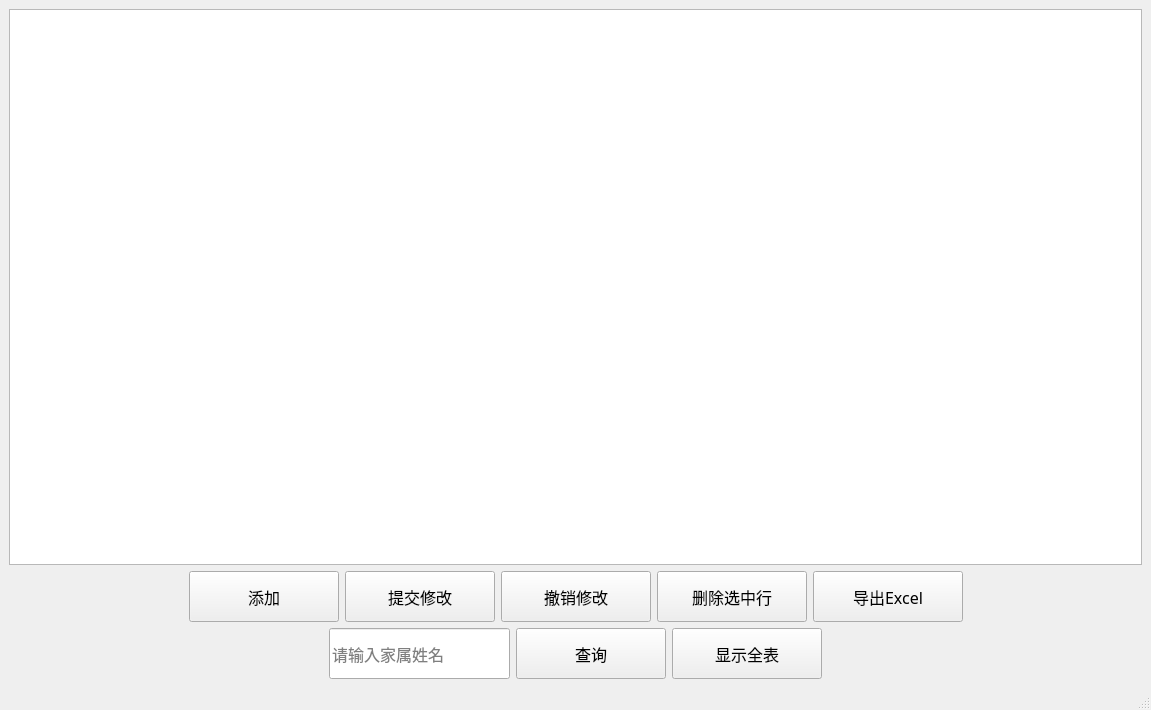
<?xml version="1.0" encoding="UTF-8"?>
<ui version="4.0">
 <class>userFamilyInfo</class>
 <widget class="QMainWindow" name="userFamilyInfo">
  <property name="geometry">
   <rect>
    <x>0</x>
    <y>0</y>
    <width>1151</width>
    <height>710</height>
   </rect>
  </property>
  <property name="windowTitle">
   <string>MainWindow</string>
  </property>
  <widget class="QWidget" name="centralwidget">
   <layout class="QGridLayout" name="gridLayout">
    <item row="0" column="0">
     <layout class="QVBoxLayout" name="verticalLayout">
      <item>
       <widget class="QTableView" name="tableView">
        <property name="font">
         <font>
          <family>宋体</family>
          <pointsize>12</pointsize>
         </font>
        </property>
        <property name="styleSheet">
         <string notr="true"/>
        </property>
       </widget>
      </item>
      <item>
       <layout class="QHBoxLayout" name="horizontalLayout">
        <item>
         <spacer name="horizontalSpacer">
          <property name="orientation">
           <enum>Qt::Horizontal</enum>
          </property>
          <property name="sizeHint" stdset="0">
           <size>
            <width>40</width>
            <height>20</height>
           </size>
          </property>
         </spacer>
        </item>
        <item>
         <widget class="QPushButton" name="pushButton_add_2">
          <property name="sizePolicy">
           <sizepolicy hsizetype="Maximum" vsizetype="Maximum">
            <horstretch>0</horstretch>
            <verstretch>0</verstretch>
           </sizepolicy>
          </property>
          <property name="minimumSize">
           <size>
            <width>150</width>
            <height>51</height>
           </size>
          </property>
          <property name="maximumSize">
           <size>
            <width>150</width>
            <height>51</height>
           </size>
          </property>
          <property name="font">
           <font>
            <family>Agency FB</family>
            <pointsize>12</pointsize>
           </font>
          </property>
          <property name="text">
           <string>添加</string>
          </property>
         </widget>
        </item>
        <item>
         <widget class="QPushButton" name="pushButton_update_2">
          <property name="sizePolicy">
           <sizepolicy hsizetype="Maximum" vsizetype="Maximum">
            <horstretch>0</horstretch>
            <verstretch>0</verstretch>
           </sizepolicy>
          </property>
          <property name="minimumSize">
           <size>
            <width>150</width>
            <height>51</height>
           </size>
          </property>
          <property name="maximumSize">
           <size>
            <width>150</width>
            <height>51</height>
           </size>
          </property>
          <property name="font">
           <font>
            <family>Agency FB</family>
            <pointsize>12</pointsize>
           </font>
          </property>
          <property name="text">
           <string>提交修改</string>
          </property>
         </widget>
        </item>
        <item>
         <widget class="QPushButton" name="pushButton_rollbackupdate">
          <property name="sizePolicy">
           <sizepolicy hsizetype="Maximum" vsizetype="Maximum">
            <horstretch>0</horstretch>
            <verstretch>0</verstretch>
           </sizepolicy>
          </property>
          <property name="minimumSize">
           <size>
            <width>150</width>
            <height>51</height>
           </size>
          </property>
          <property name="maximumSize">
           <size>
            <width>150</width>
            <height>51</height>
           </size>
          </property>
          <property name="font">
           <font>
            <family>Agency FB</family>
            <pointsize>12</pointsize>
           </font>
          </property>
          <property name="text">
           <string>撤销修改</string>
          </property>
         </widget>
        </item>
        <item>
         <widget class="QPushButton" name="pushButton_delete_2">
          <property name="sizePolicy">
           <sizepolicy hsizetype="Maximum" vsizetype="Maximum">
            <horstretch>0</horstretch>
            <verstretch>0</verstretch>
           </sizepolicy>
          </property>
          <property name="minimumSize">
           <size>
            <width>150</width>
            <height>51</height>
           </size>
          </property>
          <property name="maximumSize">
           <size>
            <width>150</width>
            <height>51</height>
           </size>
          </property>
          <property name="font">
           <font>
            <family>Agency FB</family>
            <pointsize>12</pointsize>
           </font>
          </property>
          <property name="text">
           <string>删除选中行</string>
          </property>
         </widget>
        </item>
        <item>
         <widget class="QPushButton" name="pushButton_out_2">
          <property name="minimumSize">
           <size>
            <width>150</width>
            <height>51</height>
           </size>
          </property>
          <property name="maximumSize">
           <size>
            <width>150</width>
            <height>51</height>
           </size>
          </property>
          <property name="font">
           <font>
            <family>宋体</family>
            <pointsize>12</pointsize>
           </font>
          </property>
          <property name="text">
           <string>导出Excel</string>
          </property>
         </widget>
        </item>
        <item>
         <spacer name="horizontalSpacer_2">
          <property name="orientation">
           <enum>Qt::Horizontal</enum>
          </property>
          <property name="sizeHint" stdset="0">
           <size>
            <width>40</width>
            <height>20</height>
           </size>
          </property>
         </spacer>
        </item>
       </layout>
      </item>
      <item>
       <layout class="QHBoxLayout" name="horizontalLayout_2">
        <item>
         <spacer name="horizontalSpacer_4">
          <property name="orientation">
           <enum>Qt::Horizontal</enum>
          </property>
          <property name="sizeHint" stdset="0">
           <size>
            <width>40</width>
            <height>20</height>
           </size>
          </property>
         </spacer>
        </item>
        <item>
         <widget class="QLineEdit" name="lineEdit_name">
          <property name="minimumSize">
           <size>
            <width>181</width>
            <height>51</height>
           </size>
          </property>
          <property name="maximumSize">
           <size>
            <width>181</width>
            <height>51</height>
           </size>
          </property>
          <property name="font">
           <font>
            <family>宋体</family>
            <pointsize>12</pointsize>
           </font>
          </property>
          <property name="placeholderText">
           <string>请输入家属姓名</string>
          </property>
         </widget>
        </item>
        <item>
         <widget class="QPushButton" name="pushButton_serch">
          <property name="sizePolicy">
           <sizepolicy hsizetype="Maximum" vsizetype="Maximum">
            <horstretch>0</horstretch>
            <verstretch>0</verstretch>
           </sizepolicy>
          </property>
          <property name="minimumSize">
           <size>
            <width>150</width>
            <height>51</height>
           </size>
          </property>
          <property name="maximumSize">
           <size>
            <width>150</width>
            <height>51</height>
           </size>
          </property>
          <property name="font">
           <font>
            <family>Agency FB</family>
            <pointsize>12</pointsize>
           </font>
          </property>
          <property name="text">
           <string>查询</string>
          </property>
         </widget>
        </item>
        <item>
         <widget class="QPushButton" name="pushButton_showall">
          <property name="sizePolicy">
           <sizepolicy hsizetype="Maximum" vsizetype="Maximum">
            <horstretch>0</horstretch>
            <verstretch>0</verstretch>
           </sizepolicy>
          </property>
          <property name="minimumSize">
           <size>
            <width>150</width>
            <height>51</height>
           </size>
          </property>
          <property name="maximumSize">
           <size>
            <width>150</width>
            <height>51</height>
           </size>
          </property>
          <property name="font">
           <font>
            <family>Agency FB</family>
            <pointsize>12</pointsize>
           </font>
          </property>
          <property name="text">
           <string>显示全表</string>
          </property>
         </widget>
        </item>
        <item>
         <spacer name="horizontalSpacer_3">
          <property name="orientation">
           <enum>Qt::Horizontal</enum>
          </property>
          <property name="sizeHint" stdset="0">
           <size>
            <width>40</width>
            <height>20</height>
           </size>
          </property>
         </spacer>
        </item>
       </layout>
      </item>
     </layout>
    </item>
   </layout>
   <zorder>tableView</zorder>
   <zorder>pushButton_delete_2</zorder>
   <zorder>lineEdit_name</zorder>
   <zorder>pushButton_out_2</zorder>
   <zorder>pushButton_add_2</zorder>
   <zorder>pushButton_update_2</zorder>
   <zorder>pushButton_showall</zorder>
   <zorder>pushButton_rollbackupdate</zorder>
   <zorder>pushButton_serch</zorder>
  </widget>
  <widget class="QMenuBar" name="menubar">
   <property name="geometry">
    <rect>
     <x>0</x>
     <y>0</y>
     <width>1151</width>
     <height>25</height>
    </rect>
   </property>
  </widget>
  <widget class="QStatusBar" name="statusbar"/>
 </widget>
 <resources/>
 <connections/>
</ui>
